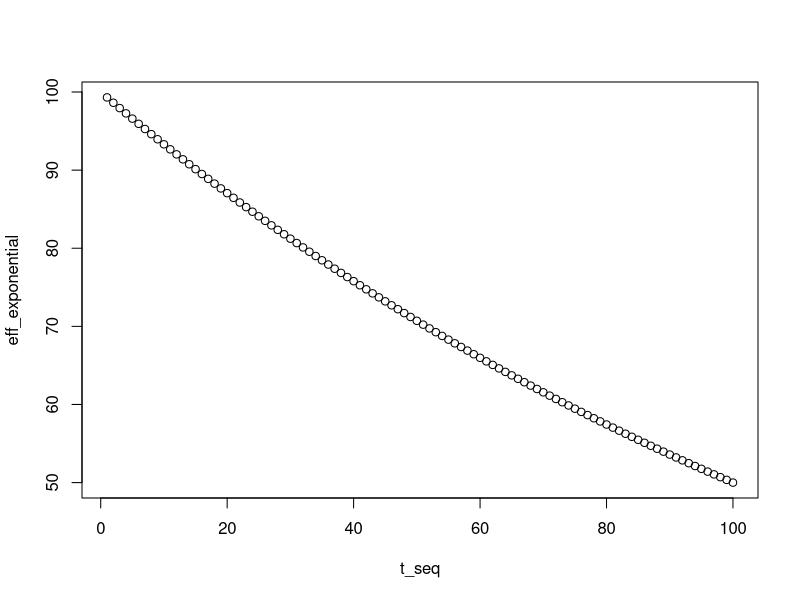
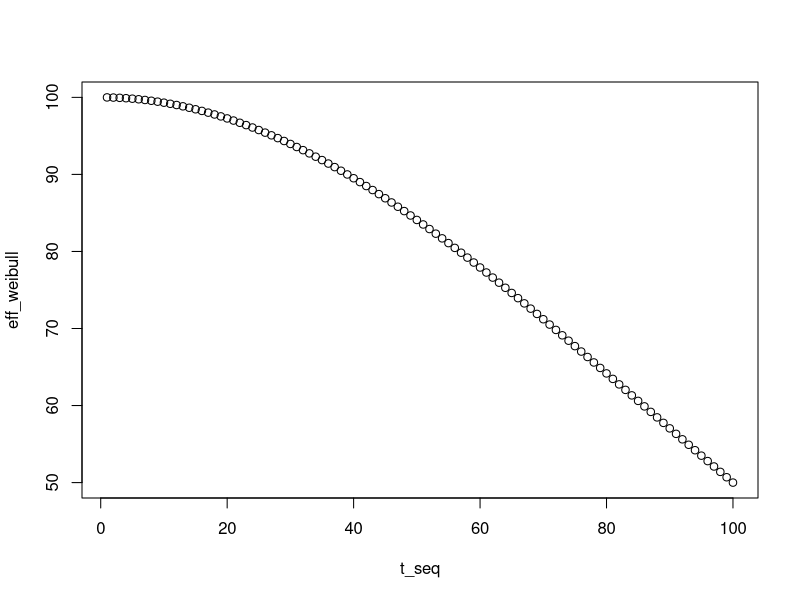
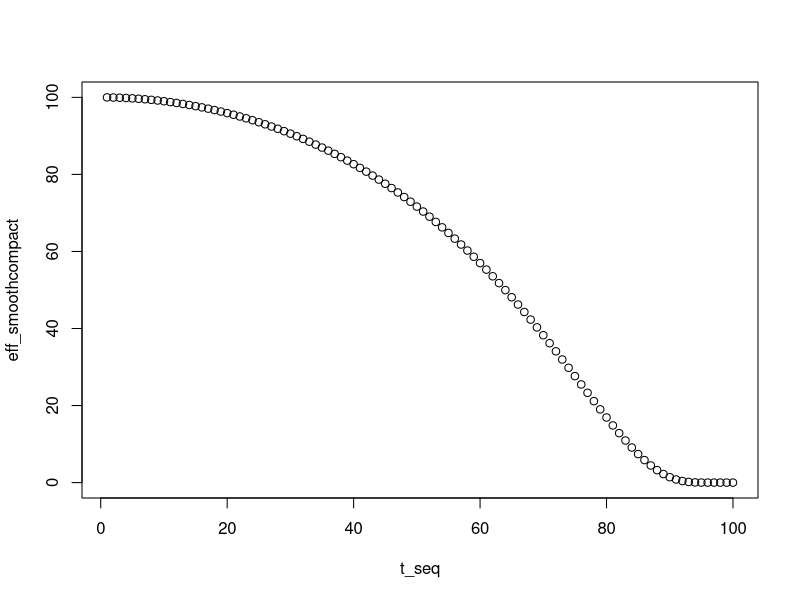
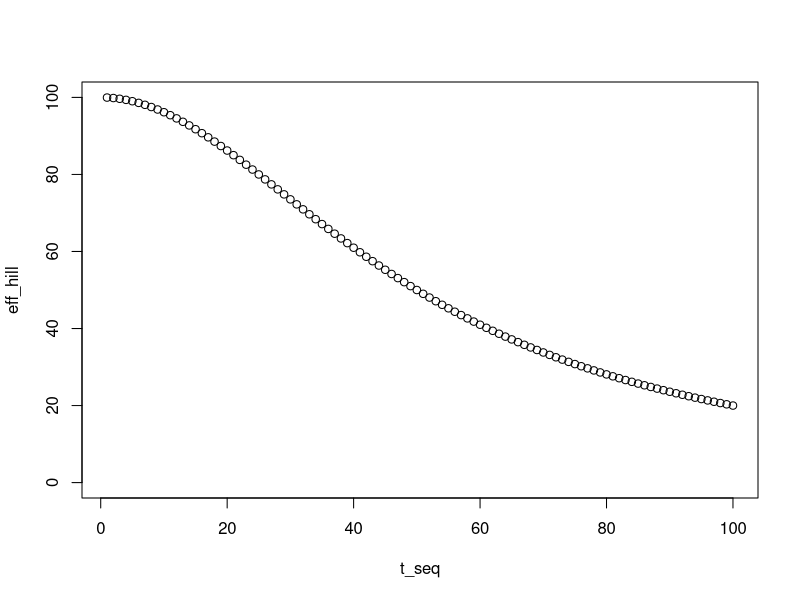
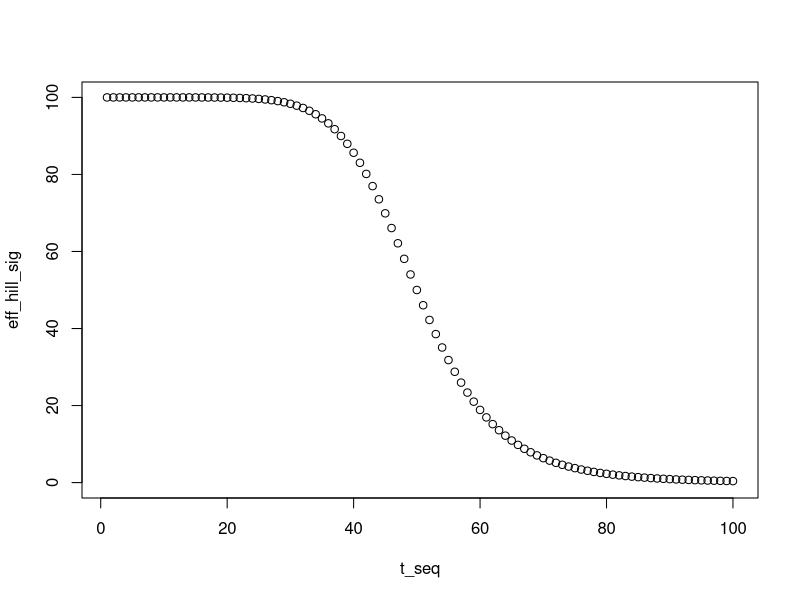

Recreate these plots in R, in order.
######################################
###
### Decay shapes: functions & plots
###
######################################

##### Melissa comment on mock mAb example

# <PEV> <!--assuming csp (from RTS.S-A01), anti-circumsporozoit -->
#   <decay L=“@Halflife@d” k=“@kdecay@” function=“@fundecay@” />
#     <efficacyB value=“10.0" />
#           <initialEfficacy value=“@Efficacy@” />
#         </PEV>
# @fundecay = “hill”
# k=“@kdecay@” choose 8 to be strong sigmoidal
# efficacyB value=“10.0" SHOULD be 1000 so no inter-individual variation
# and vary L from 60 to 180

##### Description of PEV parameters

# <decay
# function=("constant" or "step" or "linear" or "exponential" or "weibull" or "hill" or "smooth-compact")
# [ L=string ]
# [ k=double ] DEFAULT VALUE 1.0
# [ CV=double ] DEFAULT VALUE 0
# />

# DecayFunction type or https://github.com/SwissTPH/openmalaria/wiki/ModelDecayFunctions

# function
# function=("constant" or "step" or "linear" or "exponential" or "weibull" or "hill" or "smooth-compact")
# Units: None Min: 0 Max: 1
# Determines which decay function to use. Available decay functions, for age t in years: 
# constant: 1 step: 1 for t less than L, otherwise 0 linear: 1 - t/L for t less than L, 
# otherwise 0 exponential: exp( - t/L * log(2) ) weibull: exp( -(t/L)^k * log(2) ) 
# hill: 1 / (1 + (t/L)^k) smooth-compact: exp( k - k / (1 - (t/L)^2) ) for t less than L, otherwise 0

# L
# L=string
# Units: User-defined (defaults to years) Min: 0
# (Time) scale parameter of distribution: this is either the age of complete decay (smooth-compact, 
# step and linear functions) or the age at which the parameter has decayed to half its original value 
# (exponential, weibull and hill). Not used when function="constant" (i.e. no decay). This value can 
# be specified in years, days or steps (e.g. 2y, 180d or 100t). When the unit is not specified years 
# are assumed. The value is used without rounding except when sampling an age of decay, when the rounding 
# happens as late as possible.

# k
# k=double
# Units: none Min: 0
# Default value: 1.0
# Shape parameter of distribution. If not specified, default value of 1 is used. 
# Meaning depends on function; not used in some cases.

# Coefficient of Variation
# CV=double
# Min: 0
# Default value: 0
# If CV is non-zero, heterogeneity of decay is introduced via a random variable sampled 
# from the log-normal distribution. This distribution is parameterised with mean=1 and CV as given. 
# The effective age of decay is the real age multiplied by this variable (for decay functions 
# with a half-life, this is equivalent to dividing the half-life by the variable).

# <efficacyB
# value=double
# />
#   
# Units: Positive real Min: 0.001 Max: 1.00E+06
# Measure of variation in vaccine efficacy: efficacy is sampled from a beta distribution 
# with efficacyB its beta parameter and its alpha parameter fixed such that the mean is 
# that given by initialEfficacy.
# Input parameter value
# value=double
# A double-precision floating-point value.

# <initialEfficacy
# value=double
# />
#   
# Units: dimensionless Min: 0 Max: 1
# Mean efficacy values before decay (see efficacyB and decay parameter descriptions for 
# sampling and decay). The i-th value in this list is used for the efficacy of the vaccine 
# after the i-th dose. Where more doses are given than there are values in this list, the 
# last value is repeated.
# Input parameter value
# value=double

########### FUNCTIONS

# exponential:
# exp( - t/L * log(2) )

# weibull:
# exp( -(t/L)^k * log(2) )

# hill:
# 1 / (1 + (t/L)^k) 

# smooth-compact:
# exp( k - k / (1 - (t/L)^2) )

########### PLOT EXAMPLE DISTRIBUTIONS (without heterogeneity)

# test exponential
L= 100
t_seq= seq(1,100)
exp( - t_seq/L * log(2) )
eff_init = 100
eff_exponential = eff_init*exp( - t_seq/L * log(2) )
plot(t_seq,eff_exponential)

# test weibull
L= 100
t_seq= seq(1,100)
k = 2
exp( -(t_seq/L)^k * log(2) )
eff_init = 100
eff_weibull = eff_init* exp( -(t_seq/L)^k * log(2) )
plot(t_seq,eff_weibull)

# test smooth-compact
L= 100
t_seq= seq(1,100)
k = 1
exp( k - k / (1 - (t_seq/L)^2) )
eff_init = 100
eff_smoothcompact = eff_init*exp( k - k / (1 - (t_seq/L)^2) )
plot(t_seq,eff_smoothcompact)

# test Hill function 
L=50
t_seq= seq(1,100)
k_hill = 2
eff_hill =eff_init*(1 / (1 + (t_seq/L)^k_hill))
plot(t_seq,eff_hill,ylim=c(0,100))

# test Hill function (strong sigmoidal b/c k=8)
L=50
t_seq= seq(1,100)
k_hill_sig = 8
eff_hill_sig =eff_init*(1 / (1 + (t_seq/L)^k_hill_sig))
plot(t_seq,eff_hill_sig,ylim=c(0,100))




